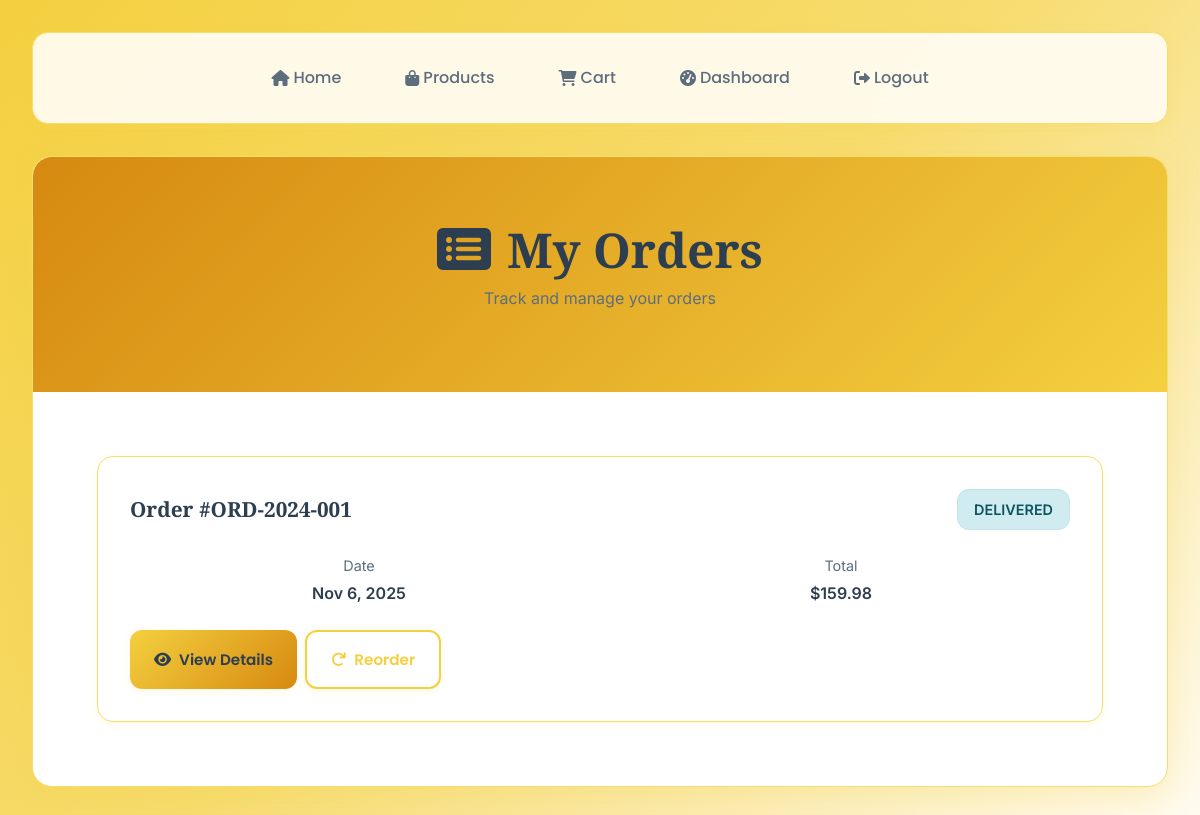
Page /pages/orders.php (signed in) on the committed database.
### tables this page shows
CREATE TABLE orders (
    id INT AUTO_INCREMENT PRIMARY KEY,
    user_id INT NOT NULL,
    order_number VARCHAR(50) UNIQUE NOT NULL,
    total DECIMAL(10,2) NOT NULL,
    subtotal DECIMAL(10,2) NOT NULL,
    tax_amount DECIMAL(10,2) DEFAULT 0,
    shipping_amount DECIMAL(10,2) DEFAULT 0,
    discount_amount DECIMAL(10,2) DEFAULT 0,
    status ENUM('pending', 'confirmed', 'processing', 'shipped', 'delivered', 'cancelled', 'refunded') DEFAULT 'pending',
    payment_method VARCHAR(50) NOT NULL DEFAULT 'Cash on Delivery',
    payment_status ENUM('pending', 'paid', 'failed', 'refunded') DEFAULT 'pending',
    shipping_address TEXT,
    billing_address TEXT,
    customer_notes TEXT,
    admin_notes TEXT,
    tracking_number VARCHAR(100),
    shipped_at DATETIME NULL,
    delivered_at DATETIME NULL,
    created_at TIMESTAMP DEFAULT CURRENT_TIMESTAMP,
    updated_at TIMESTAMP DEFAULT CURRENT_TIMESTAMP ON UPDATE CURRENT_TIMESTAMP,
    FOREIGN KEY (user_id) REFERENCES users(id) ON DELETE CASCADE
);

### includes/functions.php (called while the page is built, shortened)
<?php
require_once 'db.php';
function getOrdersByUser($user_id) {
    global $pdo;
    $stmt = $pdo->prepare("SELECT * FROM orders WHERE user_id = ? ORDER BY created_at DESC");
    $stmt->execute([$user_id]);
    return $stmt->fetchAll();
}
function currentUserId() {
    return $_SESSION['user_id'] ?? null;
}

### pages/orders.php (the view, shortened to what this page needs)
<?php
require_once '../includes/functions.php';
$userId = currentUserId();
$orders = getOrdersByUser($userId);
$selectedOrder = null;
$orderItems = [];
?>
<!DOCTYPE html>
<html lang="en">
<head>
    <link href="https://cdnjs.cloudflare.com/ajax/libs/font-awesome/6.0.0/css/all.min.css" rel="stylesheet">
    <link href="../assets/css/global-theme.css" rel="stylesheet">
</head>
<body>
    <div class="nav-bar">
        <div class="nav-links">
            <a href="../index.php"><i class="fas fa-home"></i> Home</a>
            <a href="products.php"><i class="fas fa-shopping-bag"></i> Products</a>
            <a href="cart.php"><i class="fas fa-shopping-cart"></i> Cart</a>
            <a href="user_dashboard.php"><i class="fas fa-tachometer-alt"></i> Dashboard</a>
            <a href="logout.php"><i class="fas fa-sign-out-alt"></i> Logout</a>
        </div>
    </div>
    <div class="orders-container">
        <div class="page-header">
            <h1>
                <i class="fas fa-list-alt"></i>
                <?= $selectedOrder ? 'Order Details' : 'My Orders' ?>
            </h1>
            <?php if ($selectedOrder): ?>
                <p>Order #<?= htmlspecialchars($selectedOrder['order_number'] ?? $selectedOrder['id']) ?></p>
            <?php else: ?>
                <p>Track and manage your orders</p>
            <?php endif; ?>
        </div>
        <div class="content">
            <?php if ($selectedOrder): ?>
                <div class="order-card">
                    <div class="order-header">
                        <div class="order-number">
                            Order #<?= htmlspecialchars($selectedOrder['order_number'] ?? $selectedOrder['id']) ?>
                        </div>
                        <div class="order-status status-<?= $selectedOrder['status'] ?? 'pending' ?>">
                            <?= ucfirst($selectedOrder['status'] ?? 'pending') ?>
                        </div>
                    </div>
                    <div class="order-meta">
                        <div class="meta-item">
                            <div class="meta-label">Order Date</div>
                            <div class="meta-value"><?= date('F j, Y', strtotime($selectedOrder['created_at'])) ?></div>
                        </div>
                        <div class="meta-item">
                            <div class="meta-label">Total Amount</div>
                            <div class="meta-value">$<?= number_format($selectedOrder['total'], 2) ?></div>
                        </div>
                        <div class="meta-item">
                            <div class="meta-label">Payment Method</div>
                            <div class="meta-value"><?= htmlspecialchars($selectedOrder['payment_method'] ?? 'Cash on Delivery') ?></div>
                        </div>
                        <div class="meta-item">
                            <div class="meta-label">Items</div>
                            <div class="meta-value"><?= count($orderItems) ?> items</div>
                        </div>
                    </div>
                    <?php if (!empty($orderItems)): ?>
                        <div class="order-items">
                            <h3><i class="fas fa-box"></i> Order Items</h3>
                            <?php foreach ($orderItems as $item): ?>
                                <div class="item-row">
                                    <div class="item-info">
                                        <?php if (!empty($item['image'])): ?>
                                            <img src="../<?= htmlspecialchars($item['image']) ?>" alt="Product" class="item-image">
                                        <?php else: ?>
                                            <div class="item-image" style="background: var(--primary); display: flex; align-items: center; justify-content: center;">
                                                <i class="fas fa-image" style="color: white;"></i>
                                            </div>
                                        <?php endif; ?>
                                        <div class="item-details">
                                            <h4><?= htmlspecialchars($item['product_name'] ?? $item['name']) ?></h4>
                                            <p>Quantity: <?= $item['quantity'] ?></p>
                                        </div>
                                    </div>
                                    <div class="item-price">
                                        <div class="unit-price">$<?= number_format($item['unit_price'] ?? $item['price'], 2) ?> each</div>
                                        <div class="total-price">$<?= number_format(($item['unit_price'] ?? $item['price']) * $item['quantity'], 2) ?></div>
                                    </div>
                                </div>
                            <?php endforeach; ?>
                            <div class="order-total">
                                <strong>Total: $<?= number_format($selectedOrder['total'], 2) ?></strong>
                            </div>
                        </div>
                    <?php endif; ?>
                    <div style="margin-top: var(--spacing-xl); display: flex; gap: var(--spacing-md); flex-wrap: wrap;">
                        <a href="orders.php" class="btn btn-secondary">
                            <i class="fas fa-arrow-left"></i> Back to Orders
                        </a>
                        <?php if (($selectedOrder['status'] ?? 'pending') === 'pending'): ?>
                            <button class="btn btn-primary" onclick="alert('Order cancellation feature coming soon!')">
                                <i class="fas fa-times"></i> Cancel Order
                            </button>
                        <?php endif; ?>
                    </div>
                </div>
            <?php else: ?>
                <?php if (empty($orders)): ?>
                    <div class="empty-state">
                        <i class="fas fa-shopping-bag"></i>
                        <h3>No Orders Yet</h3>
                        <p>You haven't placed any orders yet. Start shopping to see your orders here!</p>
                        <a href="products.php" class="btn btn-primary">
                            <i class="fas fa-shopping-bag"></i> Start Shopping
                        </a>
                    </div>
                <?php else: ?>
                    <div class="orders-grid">
                        <?php foreach ($orders as $order): ?>
                            <div class="order-card">
                                <div class="order-header">
                                    <div class="order-number">
                                        Order #<?= htmlspecialchars($order['order_number'] ?? $order['id']) ?>
                                    </div>
                                    <div class="order-status status-<?= $order['status'] ?? 'pending' ?>">
                                        <?= ucfirst($order['status'] ?? 'pending') ?>
                                    </div>
                                </div>
                                <div class="order-meta">
                                    <div class="meta-item">
                                        <div class="meta-label">Date</div>
                                        <div class="meta-value"><?= date('M j, Y', strtotime($order['created_at'])) ?></div>
                                    </div>
                                    <div class="meta-item">
                                        <div class="meta-label">Total</div>
                                        <div class="meta-value">$<?= number_format($order['total'], 2) ?></div>
                                    </div>
                                </div>
                                <div style="display: flex; gap: var(--spacing-sm); flex-wrap: wrap;">
                                    <a href="orders.php?order_id=<?= $order['id'] ?>" class="btn btn-primary">
                                        <i class="fas fa-eye"></i> View Details
                                    </a>
                                    <?php if (($order['status'] ?? 'pending') === 'delivered'): ?>
                                        <button class="btn btn-secondary" onclick="alert('Reorder feature coming soon!')">
                                            <i class="fas fa-redo"></i> Reorder
                                        </button>
                                    <?php endif; ?>
                                </div>
                            </div>
                        <?php endforeach; ?>
                    </div>
                <?php endif; ?>
            <?php endif; ?>
        </div>
    </div>
</body>
</html>

### assets/css/global-theme.css (style rules this page uses)
:root { --font-primary: 'Inter', -apple-system, BlinkMacSystemFont, 'Segoe UI', sans-serif; --font-heading: 'Playfair Display', Georgia, serif; --font-accent: 'Poppins', sans-serif; --primary: #F4D03F; --primary-light: #F7DC6F; --primary-dark: #D68910; --primary-darker: #B7950B; --secondary: #8E44AD; --secondary-light: #BB8FCE; --accent: #E67E22; --accent-light: #F39C12; --white: #FFFFFF; --cream: #FFFBF0; --light-gray: #F8F9FA; --gray: #6C757D; --dark-gray: #495057; --black: #212529; --text-primary: #2C3E50; --text-secondary: #5D6D7E; --text-muted: #85929E; --text-white: #FFFFFF; --bg-primary: var(--cream); --bg-card: var(--white); --bg-overlay: rgba(255, 251, 240, 0.95); --gradient-primary: linear-gradient(135deg, var(--primary) 0%, var(--primary-light) 50%, var(--cream) 100%); --gradient-header: linear-gradient(135deg, var(--primary-dark) 0%, var(--primary) 100%); --gradient-button: linear-gradient(135deg, var(--primary) 0%, var(--primary-dark) 100%); --gradient-card: linear-gradient(135deg, var(--white) 0%, var(--cream) 100%); --shadow-sm: 0 2px 8px rgba(244, 208, 63, 0.15); --shadow-md: 0 4px 16px rgba(244, 208, 63, 0.2); --shadow-lg: 0 8px 32px rgba(244, 208, 63, 0.25); --shadow-xl: 0 16px 48px rgba(244, 208, 63, 0.3); --border-radius-sm: 8px; --border-radius: 12px; --border-radius-lg: 16px; --border-radius-xl: 20px; --border-color: var(--primary-light); --transition-fast: all 0.2s cubic-bezier(0.4, 0, 0.2, 1); --transition: all 0.3s cubic-bezier(0.4, 0, 0.2, 1); --transition-slow: all 0.5s cubic-bezier(0.4, 0, 0.2, 1); --spacing-xs: 0.25rem; --spacing-sm: 0.5rem; --spacing-md: 1rem; --spacing-lg: 1.5rem; --spacing-xl: 2rem; --spacing-2xl: 3rem; --spacing-3xl: 4rem; }
* { margin: 0; padding: 0; box-sizing: border-box; }
html { scroll-behavior: smooth; font-size: 16px; }
body { font-family: var(--font-primary); font-weight: 400; line-height: 1.6; color: var(--text-primary); background: var(--bg-primary); overflow-x: hidden; -webkit-font-smoothing: antialiased; -moz-osx-font-smoothing: grayscale; }
h1, h2, h3, h4, h5, h6 { font-family: var(--font-heading); font-weight: 600; line-height: 1.2; color: var(--text-primary); margin-bottom: var(--spacing-md); }
h1 { font-size: 3rem; }
p { margin-bottom: var(--spacing-md); color: var(--text-secondary); }
a { color: var(--primary-dark); text-decoration: none; transition: var(--transition-fast); }
.btn { display: inline-flex; align-items: center; justify-content: center; gap: var(--spacing-sm); padding: var(--spacing-md) var(--spacing-xl); font-family: var(--font-accent); font-size: 0.95rem; font-weight: 600; text-decoration: none; border: none; border-radius: var(--border-radius); cursor: pointer; transition: var(--transition); position: relative; overflow: hidden; white-space: nowrap; min-height: 48px; user-select: none; }
.btn::before { content: ''; position: absolute; top: 0; left: -100%; width: 100%; height: 100%; background: linear-gradient(90deg, transparent, rgba(255, 255, 255, 0.2), transparent); transition: var(--transition); }
.btn-primary { background: var(--gradient-button); color: var(--text-primary); box-shadow: var(--shadow-md); }
.btn-secondary { background: var(--white); color: var(--primary-dark); border: 2px solid var(--primary); box-shadow: var(--shadow-sm); }

### rows in the picture
orders: order_number "ORD-2024-001", status "DELIVERED", created_at "Nov 6, 2025", total "159.98", shows "Reorder"
